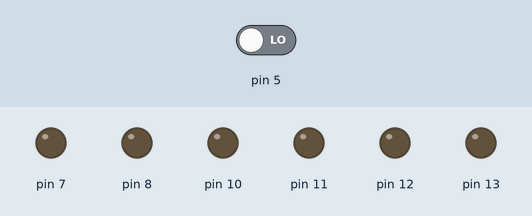
Bench run of a sketch on a simulated Arduino Uno, built with avr-gcc and run on an emulated ATmega328P. Parts: output pins drawn as LEDs (lit = HIGH). Inputs (shaded band) come from the test bench; at power-on: pin 5 LOW. Random numbers use the default seed unless the sketch sets one.

Above: at 1.2 s.
1.3 s: pin 5 driven HIGH
At 4.2 s:
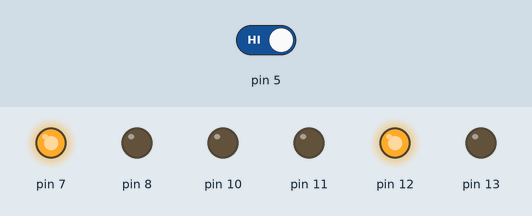
4.3 s: pin 5 driven LOW
Timing chart, 0 to 7.3 s (numbered marks = the images above; inputs shaded):
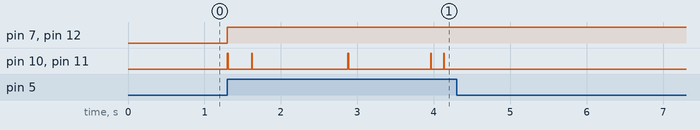

The sketch:

PIR_solenoid_MBoard.ino
```cpp
int speed = 128;

void setup()
{
  pinMode(7, OUTPUT);
  pinMode(8, OUTPUT);
  pinMode(10, OUTPUT);
  pinMode(11, OUTPUT);
  pinMode(12, OUTPUT);
  pinMode(13, OUTPUT);
  pinMode(5, INPUT);
}

void loop()
{
  if (digitalRead(5) == 1) {
    digitalWrite(7, HIGH);
    digitalWrite(8, LOW);

    digitalWrite(12, HIGH);
    digitalWrite(13, LOW);

    digitalWrite(10, HIGH);
    digitalWrite(11, HIGH);;
    delay(10);
    digitalWrite(10, LOW);
    digitalWrite(11, LOW);
    delay(random(0, 1500));
  }
}
```

Measured:
- after the input at 1.3 s, pin 7, pin 12: LOW → HIGH at once
- after the input at 4.3 s, every drawn part: stays the same
